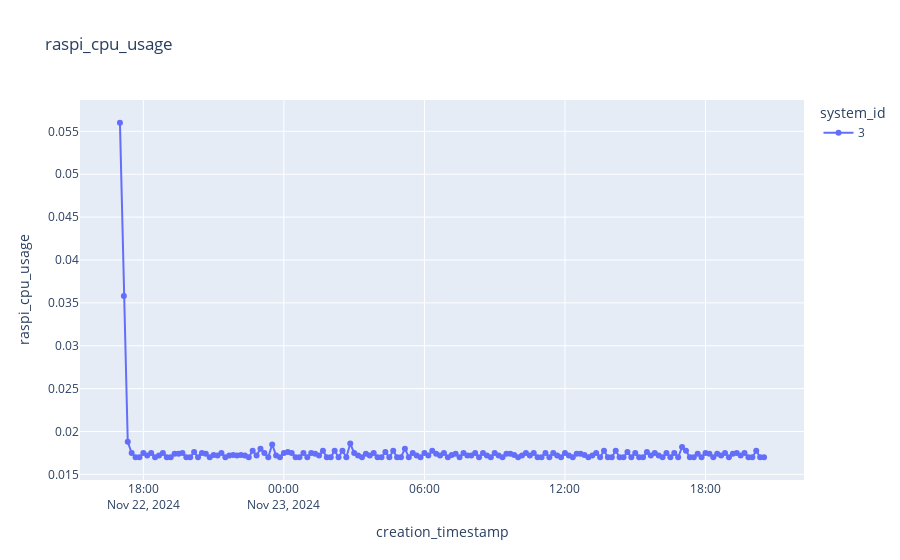

Notebook code for this chart:
### Code cell
plot_sensor_measurement(df_raw,sensor_id,col_name="raspi_cpu_usage",filter=filter)

### Figure 1 — Plotly figure (JSON) as saved in the notebook; plotly's stock layout.template omitted (floating-point values rounded to 4 significant figures; data arrays with more than 128 entries replaced by an {"elided": "..."} marker saying what was removed)
{"data": [{"hovertemplate": "system_id=3<br>creation_timestamp=%{x}<br>raspi_cpu_usage=%{y}<extra></extra>", "legendgroup": "3", "line": {"color": "#636efa", "dash": "solid"}, "marker": {"symbol": "circle"}, "mode": "lines+markers", "name": "3", "orientation": "v", "showlegend": true, "type": "scatter", "x": {"elided": "166 str values"}, "xaxis": "x", "y": {"elided": "166 float values"}, "yaxis": "y"}], "layout": {"legend": {"title": {"text": "system_id"}, "tracegroupgap": 0}, "title": {"text": "raspi_cpu_usage"}, "xaxis": {"anchor": "y", "domain": [0, 1], "title": {"text": "creation_timestamp"}}, "yaxis": {"anchor": "x", "domain": [0, 1], "title": {"text": "raspi_cpu_usage"}}}}
